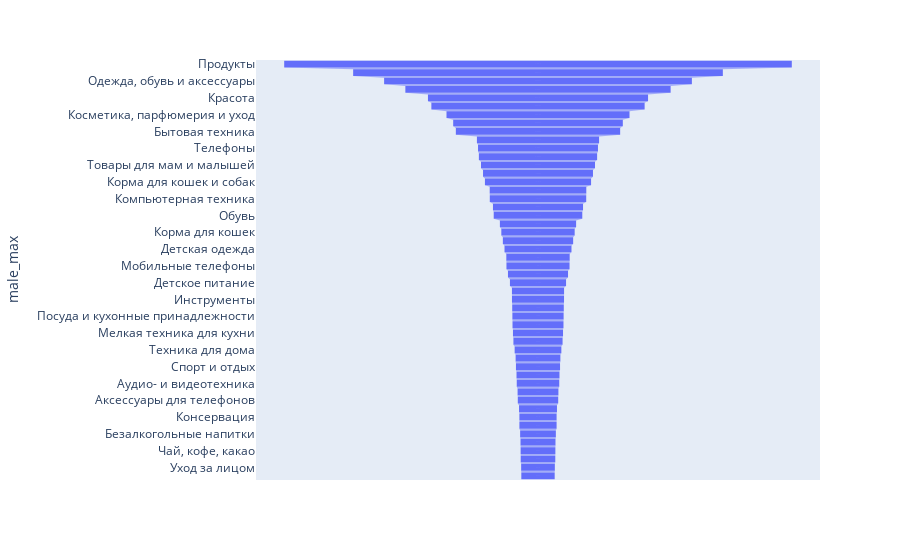

Source (notebook cell):
### Code cell
import plotly.express as px
data = dict(values=df_male_max['male'],male_max=df_male_max['Description'])
fig = px.funnel(data, y='male_max',x='values')
fig.show()

### Figure 1 — Plotly figure (JSON) as saved in the notebook; plotly's stock layout.template omitted (floating-point values rounded to 4 significant figures)
{"data": [{"hovertemplate": "values=%{x}<br>male_max=%{y}<extra></extra>", "legendgroup": "", "marker": {"color": "#636efa"}, "name": "", "orientation": "h", "showlegend": false, "type": "funnel", "x": [91581, 66697, 55527, 47860, 39710, 38476, 33015, 30605, 29648, 22039, 21640, 21332, 20568, 19836, 19151, 17425, 17395, 16249, 15977, 13752, 13231, 12684, 12081, 11431, 11381, 10835, 10126, 9406, 9392, 9306, 9244, 9193, 9032, 8868, 8424, 8071, 7958, 7750, 7667, 7363, 7289, 6845, 6716, 6707, 6440, 6306, 6269, 6236, 6076, 6020], "xaxis": "x", "y": ["Продукты", "Дом и дача", "Одежда, обувь и аксессуары", "Детские товары", "Красота", "Электроника", "Косметика, парфюмерия и уход", "Товары для животных", "Бытовая техника", "Бакалейные товары", "Телефоны", "Досуг и развлечения", "Товары для мам и малышей", "Строительство и ремонт", "Корма для кошек и собак", "Молочная гастрономия", "Компьютерная техника", "Игрушки и игры", "Обувь", "Здоровье", "Корма для кошек", "Мужская одежда", "Детская одежда", "Книги (inactive)", "Мобильные телефоны", "Лекарства", "Детское питание", "Авто", "Инструменты", "Фрукты, овощи и грибы", "Посуда и кухонные принадлежности", "Мебель", "Мелкая техника для кухни", "Кондитерские изделия", "Техника для дома", "Женская одежда", "Спорт и отдых", "Женская обувь", "Аудио- и видеотехника", "Мясная гастрономия", "Аксессуары для телефонов", "Бытовая химия", "Консервация", "Аксессуары", "Безалкогольные напитки", "Средства и предметы гигиены", "Чай, кофе, какао", "Уход за телом", "Уход за лицом", "Портативная техника"], "yaxis": "y"}], "layout": {"legend": {"tracegroupgap": 0}, "margin": {"t": 60}, "xaxis": {"anchor": "y", "domain": [0, 1], "title": {"text": "values"}}, "yaxis": {"anchor": "x", "domain": [0, 1], "title": {"text": "male_max"}}}}
